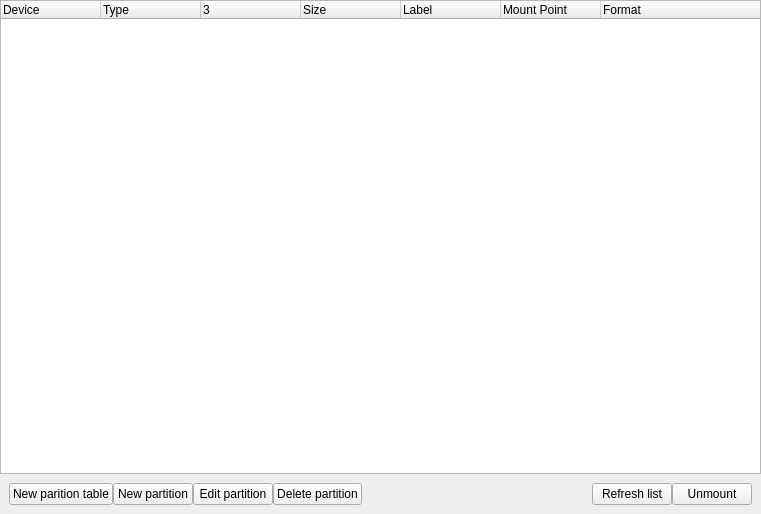
<?xml version="1.0" encoding="UTF-8"?>
<ui version="4.0">
 <class>Page_ManagePartitions</class>
 <widget class="QWidget" name="Page_ManagePartitions">
  <property name="geometry">
   <rect>
    <x>0</x>
    <y>0</y>
    <width>761</width>
    <height>514</height>
   </rect>
  </property>
  <property name="windowTitle">
   <string>Form</string>
  </property>
  <layout class="QVBoxLayout" name="verticalLayout">
   <property name="spacing">
    <number>0</number>
   </property>
   <property name="margin">
    <number>0</number>
   </property>
   <item>
    <widget class="QTreeWidget" name="PartitionView">
     <property name="sizePolicy">
      <sizepolicy hsizetype="Expanding" vsizetype="Expanding">
       <horstretch>0</horstretch>
       <verstretch>0</verstretch>
      </sizepolicy>
     </property>
     <property name="font">
      <font>
       <weight>50</weight>
       <bold>false</bold>
      </font>
     </property>
     <property name="iconSize">
      <size>
       <width>32</width>
       <height>32</height>
      </size>
     </property>
     <property name="rootIsDecorated">
      <bool>false</bool>
     </property>
     <property name="uniformRowHeights">
      <bool>true</bool>
     </property>
     <property name="itemsExpandable">
      <bool>false</bool>
     </property>
     <column>
      <property name="text">
       <string>Device</string>
      </property>
     </column>
     <column>
      <property name="text">
       <string>Type</string>
      </property>
     </column>
     <column>
      <property name="text">
       <string/>
      </property>
      <property name="icon">
       <iconset resource="../minst_resources.qrc">
        <normaloff>:/images/resources/lock_small.png</normaloff>:/images/resources/lock_small.png</iconset>
      </property>
     </column>
     <column>
      <property name="text">
       <string>Size</string>
      </property>
     </column>
     <column>
      <property name="text">
       <string>Label</string>
      </property>
     </column>
     <column>
      <property name="text">
       <string>Mount Point</string>
      </property>
     </column>
     <column>
      <property name="text">
       <string>Format</string>
      </property>
     </column>
    </widget>
   </item>
   <item>
    <layout class="QHBoxLayout" name="horizontalLayout_3">
     <property name="margin">
      <number>9</number>
     </property>
     <item>
      <widget class="QPushButton" name="B_GParted_2">
       <property name="text">
        <string>New parition table</string>
       </property>
       <property name="iconSize">
        <size>
         <width>20</width>
         <height>20</height>
        </size>
       </property>
      </widget>
     </item>
     <item>
      <widget class="QPushButton" name="buttonCreatePartition">
       <property name="text">
        <string>New partition</string>
       </property>
       <property name="icon">
        <iconset resource="../minst_resources.qrc">
         <normaloff>:/images/resources/add.png</normaloff>:/images/resources/add.png</iconset>
       </property>
       <property name="iconSize">
        <size>
         <width>20</width>
         <height>20</height>
        </size>
       </property>
      </widget>
     </item>
     <item>
      <widget class="QPushButton" name="button">
       <property name="text">
        <string>Edit partition</string>
       </property>
       <property name="icon">
        <iconset resource="../minst_resources.qrc">
         <normaloff>:/images/resources/edit.png</normaloff>:/images/resources/edit.png</iconset>
       </property>
       <property name="iconSize">
        <size>
         <width>20</width>
         <height>20</height>
        </size>
       </property>
      </widget>
     </item>
     <item>
      <widget class="QPushButton" name="buttonDeletePartition">
       <property name="text">
        <string>Delete partition</string>
       </property>
       <property name="icon">
        <iconset resource="../minst_resources.qrc">
         <normaloff>:/images/resources/cancel.png</normaloff>:/images/resources/cancel.png</iconset>
       </property>
       <property name="iconSize">
        <size>
         <width>20</width>
         <height>20</height>
        </size>
       </property>
      </widget>
     </item>
     <item>
      <spacer name="horizontalSpacer_4">
       <property name="orientation">
        <enum>Qt::Horizontal</enum>
       </property>
       <property name="sizeHint" stdset="0">
        <size>
         <width>40</width>
         <height>20</height>
        </size>
       </property>
      </spacer>
     </item>
     <item>
      <widget class="QPushButton" name="buttonR">
       <property name="text">
        <string>Refresh list</string>
       </property>
       <property name="iconSize">
        <size>
         <width>20</width>
         <height>20</height>
        </size>
       </property>
      </widget>
     </item>
     <item>
      <widget class="QPushButton" name="buttonUnmount">
       <property name="text">
        <string>Unmount</string>
       </property>
       <property name="iconSize">
        <size>
         <width>20</width>
         <height>20</height>
        </size>
       </property>
      </widget>
     </item>
    </layout>
   </item>
  </layout>
 </widget>
 <resources>
  <include location="../minst_resources.qrc"/>
 </resources>
 <connections/>
</ui>
